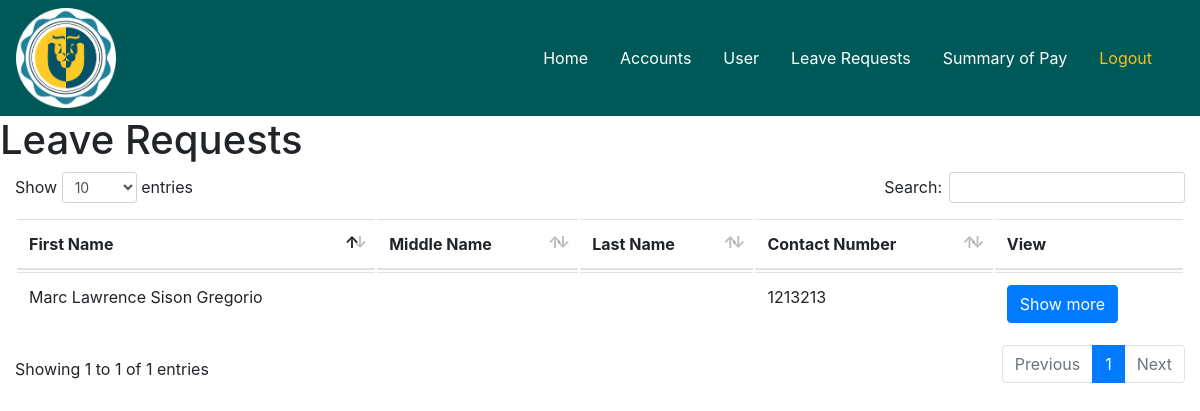
Before: /admin/leave_requests.php (signed in) with the older database file.
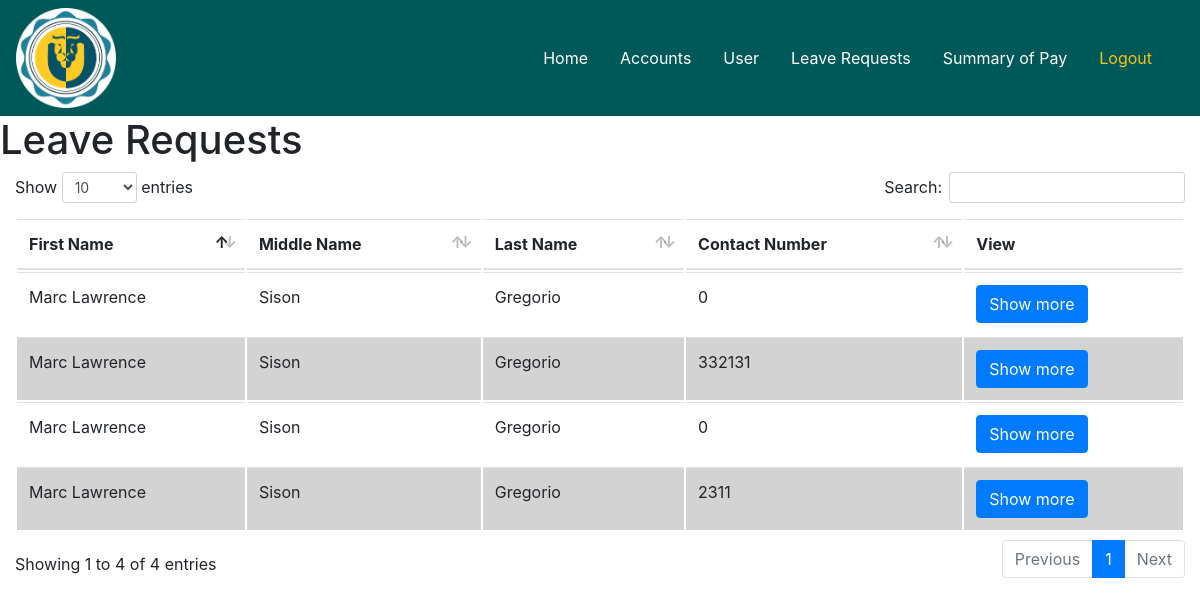
After: the same page with the newer database file.
### tables this page shows
CREATE TABLE `leave_req` (
  `leave_req_id` int(11) NOT NULL AUTO_INCREMENT,
  `user_id` int(11) NOT NULL,
  `employee` varchar(100) NOT NULL,
  `department` varchar(100) NOT NULL,
  `position` varchar(45) NOT NULL,
  `date_hired` date NOT NULL,
  `date_filed` date NOT NULL,
  `reason` varchar(100) NOT NULL,
  `contact_address` varchar(100) NOT NULL,
  `contact_number` int(11) NOT NULL,
  `from` date NOT NULL,
  `to` date NOT NULL,
  PRIMARY KEY (`leave_req_id`),
  UNIQUE KEY `leave_req_id_UNIQUE` (`leave_req_id`)
);

CREATE TABLE `user_info` (
  `user_id` int(11) NOT NULL,
  `prof_image` mediumblob,
  `first_name` varchar(45) DEFAULT NULL,
  `middle_name` varchar(45) DEFAULT NULL,
  `last_name` varchar(45) DEFAULT NULL,
  `birth_date` date DEFAULT NULL,
  `birth_place` varchar(45) DEFAULT NULL,
  `contact_number` varchar(45) DEFAULT NULL,
  `gender` enum('m','f') DEFAULT NULL,
  `height` varchar(45) DEFAULT NULL,
  `weight` int(3) DEFAULT NULL,
  `blood_type` enum('o','a','b','ab') DEFAULT NULL,
  `residential_address` varchar(45) DEFAULT NULL,
  `residential_zip` int(4) DEFAULT NULL,
  `residential_tel_no` varchar(45) DEFAULT NULL,
  `permanent_address` varchar(45) DEFAULT NULL,
  `permanent_zip` int(4) DEFAULT NULL,
  `permanent_tel_no` varchar(45) DEFAULT NULL,
  `citizenship` varchar(45) DEFAULT NULL,
  `religion` varchar(45) DEFAULT NULL,
  `civil_status` varchar(45) DEFAULT NULL,
  `sss_no` int(11) DEFAULT NULL,
  `tin` int(11) DEFAULT NULL,
  `philhealth_no` int(11) DEFAULT NULL,
  `pagibig_id_no` int(11) DEFAULT NULL,
  PRIMARY KEY (`user_id`),
  UNIQUE KEY `user_id_UNIQUE` (`user_id`),
  CONSTRAINT `user_id` FOREIGN KEY (`user_id`) REFERENCES `user` (`user_id`) ON DELETE CASCADE ON UPDATE CASCADE
);

### utilities/session.php (called while the page is built, shortened)
<?php
    $connect = Connect();
    if(isset($_SESSION['user'])){
        $current_user = $_SESSION['user'];
        $stmt = "SELECT * FROM user NATURAL JOIN user_info where username='$current_user' or email='$current_user'";
        $results = mysqli_query($connect, $stmt);
    }
?>

### admin/table_leave_requests.php (the view, shortened to what this page needs)
<html>
<head>
</head>
<body>
    <div id="content">
        <table class="table" id="leave">
        <thead>
            <tr>
                <th>First Name</th>
                <th>Middle Name</th>
                <th>Last Name</th>
                <th>Contact Number</th>
                <th>View</th>
            </tr>
        </thead>
        <?php
        $sql = "select * from leave_req;";
        $result = $connect->query($sql);
        if($result-> num_rows > 0){
            while($row = $result->fetch_assoc()){
                $fname = explode(",",$row["employee"])[0];
                $mname = explode(",",$row["employee"])[1];
                $lname = explode(",",$row["employee"])[2];
            $show = "
                    <input name='show' value='show' style='display: none;'>
                    <a href='view_leave_request_form.php?user_id=".$row['user_id']."&req_id=".$row['leave_req_id']."&fname=".$fname."&mname=".$mname."&lname=".$lname."'   class='show btn btn-primary'>Show more</a>";
                echo "
                <tr>
                <td>" . ucwords($fname) . "</td>
                <td>" . ucwords($mname) . "</td>
                <td>" . ucwords($lname) . "</td>
                <td>" . $row['contact_number'] . "</td>
                <td>" . $show ."</td>
                </tr>";
            }
            }
        ?>
        </table>
    </div>
</body>
</html>

### admin/header.php (shortened to what this page needs)
<!DOCTYPE html>
<html lang="en">
	<?php
	include '../utilities/session.php';
	?>
<head>
	<?php
		include 'include.php';
	?>
</head>
<body>
	<nav class="navbar navbar-expand navbar-light" id="fade" style="background-color:#005959">
		<div class="container-fluid">
			<div class="navbar-header">
				<a href="index.php"><img src="../img/Lion.png" id="logo"></a>
			</div>
			<ul class="nav navbar">
				<li class="nav-item"><a class="nav-link" href="index.php" style="color:white">Home</a></li>
				<li class="nav-item"><a class="nav-link" href="accounts_status.php" style="color:white">Accounts</a></li>
				<li class="nav-item"><a class="nav-link" href="user_information.php" style="color:white">User</a></li>
				<li class="nav-item"><a class="nav-link" href="leave_requests.php" style="color:white">Leave Requests</a></li>
				<li class="nav-item"><a class="nav-link" href="#" style="color:white">Summary of Pay</a></li>
				<li class="nav-item"><a class="nav-link" href="logout.php" style="color:#fac213">Logout</a></li>
			</ul>
		</div>
	</nav>
</body>
</html>

### admin/include.php (shortened to what this page needs)
<html>
<head>
	<link rel="stylesheet" href="../style/bootstrap/bootstrap.min.css">
	<link type="text/css" rel="stylesheet" href="../style/style.css" media="screen, projection">
    <link rel="stylesheet" href="../style/datatables.css">
    </head>
</html>

### admin/leave_requests.php (shortened to what this page needs)
<?php
  include 'header.php';
 ?>
<!DOCTYPE html>
<html>
<head>
  <?php
    include 'include.php';
  ?>
</head>
<body>
	<div id="content">
		<h1>Leave Requests</h1>
		<?php
      include 'table_leave_requests.php';
    ?>
  </div>
</body>
</html>

### style/style.css (style rules this page uses)
body { margin: 0; }
#logo { height: 100px; width: 100px; }

### style/datatables.css (style rules this page uses)
table.dataTable { clear: both; margin-top: 6px !important; margin-bottom: 6px !important; max-width: none !important; border-collapse: separate !important; }
table.dataTable td, table.dataTable th { -webkit-box-sizing: content-box; box-sizing: content-box; }
table.dataTable thead > tr > th.sorting_asc, table.dataTable thead > tr > th.sorting_desc, table.dataTable thead > tr > th.sorting, table.dataTable thead > tr > td.sorting_asc, table.dataTable thead > tr > td.sorting_desc, table.dataTable thead > tr > td.sorting { padding-right: 30px; }
table.dataTable thead .sorting, table.dataTable thead .sorting_asc, table.dataTable thead .sorting_desc, table.dataTable thead .sorting_asc_disabled, table.dataTable thead .sorting_desc_disabled { cursor: pointer; position: relative; }
table.dataTable thead .sorting:before, table.dataTable thead .sorting:after, table.dataTable thead .sorting_asc:before, table.dataTable thead .sorting_asc:after, table.dataTable thead .sorting_desc:before, table.dataTable thead .sorting_desc:after, table.dataTable thead .sorting_asc_disabled:before, table.dataTable thead .sorting_asc_disabled:after, table.dataTable thead .sorting_desc_disabled:before, table.dataTable thead .sorting_desc_disabled:after { position: absolute; bottom: 0.9em; display: block; opacity: 0.3; }
table.dataTable thead .sorting:before, table.dataTable thead .sorting_asc:before, table.dataTable thead .sorting_desc:before, table.dataTable thead .sorting_asc_disabled:before, table.dataTable thead .sorting_desc_disabled:before { right: 1em; content: "\2191"; }
table.dataTable thead .sorting:after, table.dataTable thead .sorting_asc:after, table.dataTable thead .sorting_desc:after, table.dataTable thead .sorting_asc_disabled:after, table.dataTable thead .sorting_desc_disabled:after { right: 0.5em; content: "\2193"; }
table.dataTable thead .sorting_asc:before, table.dataTable thead .sorting_desc:after { opacity: 1; }
table.dataTable tr.odd { background-color: white; }
table.dataTable tr.even { background-color: lightgrey; }

Changed rows visible on the page:
removed leave_req: employee "Marc Lawrence Sison Gregorio", contact_number "1213213"
added leave_req: employee.first_name "Marc Lawrence", employee.middle_name "Sison", employee.last_name "Gregorio", contact_number "0"
added leave_req: employee.first_name "Marc Lawrence", employee.middle_name "Sison", employee.last_name "Gregorio", contact_number "332131"
added leave_req: employee.first_name "Marc Lawrence", employee.middle_name "Sison", employee.last_name "Gregorio", contact_number "0"
added leave_req: employee.first_name "Marc Lawrence", employee.middle_name "Sison", employee.last_name "Gregorio", contact_number "2311"
Other visible differences:
text written by a page script: "Show entries Search: Showing 1 to 1 of 1 entries Previous 1 Next" → "Show entries Search: Showing 1 to 4 of 4 entries Previous 1 Next"
